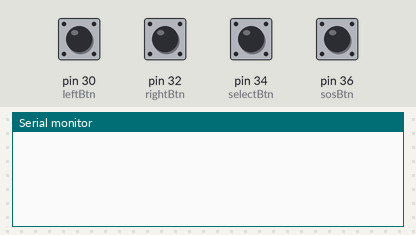
Bench run of a sketch on a simulated Arduino Mega 2560, built with avr-gcc and run on an emulated ATmega2560. Parts: the last lines printed to the serial monitor. The inputs (shaded band) are chosen by the test bench; at power-on: pin 30 (leftBtn), pin 32 (rightBtn), pin 34 (selectBtn), pin 36 (sosBtn) LOW.

Above: at 1.2 s.
1.3 s: pin 30 (leftBtn) pulled HIGH for 0.15 s
At 2.1 s:
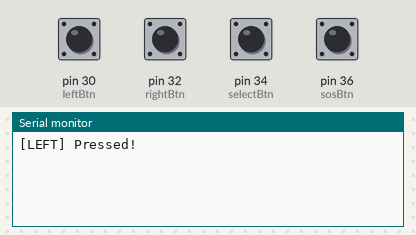
2.9 s: pin 32 (rightBtn) pulled HIGH for 0.15 s
At 3.3 s:
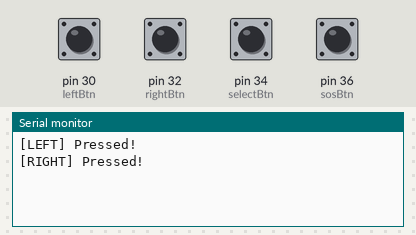
4.5 s: pin 34 (selectBtn) pulled HIGH for 0.15 s
At 5.7 s:
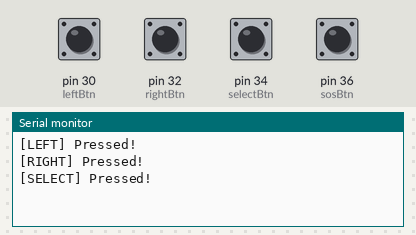
6.1 s: pin 36 (sosBtn) pulled HIGH for 0.15 s
At 7.0 s:
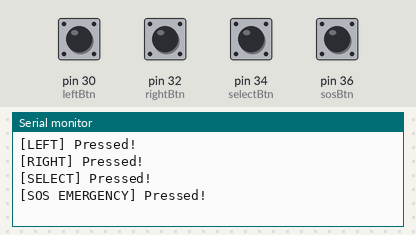

The sketch:

WATZ_ButtonPress.ino
```cpp
// Pin Setup for Buttons
const int leftBtn = 30;
const int rightBtn = 32;
const int selectBtn = 34;
const int sosBtn = 36;

// Button States
int LBtnState;
int RBtnState;
int SelBtnState;
int SosBtnState;

// Last Button States
int LastLBtnState = LOW;
int LastRBtnState = LOW;
int LastSelBtnState = LOW;
int LastSosBtnState = LOW;

// Last Button Debounce Times
int LastLBtnDT = 0;
int LastRBtnDT = 0;
int LastSelBtnDT = 0;
int LastSosBtnDT = 0;

int delayTime = 100;

void setup() {
  Serial.begin(9600);

  // Pin Input Setup for Button
  pinMode(leftBtn, INPUT);
  pinMode(rightBtn, INPUT);
}

void loop() {
  checkLeftBtnState();
  checkRightBtnState();
  checkSelectBtnState();
  checkSosBtnState();
}

void checkLeftBtnState() {
  int state = digitalRead(leftBtn);
  if (state != LastLBtnState) LastLBtnState = millis();
  if ((millis() - LastLBtnDT) > delayTime) {
    if (state != LBtnState) {
      LBtnState = state;
      if (LBtnState == HIGH) Serial.println("[LEFT] Pressed!");
    }
  }

  LastLBtnState = state;
}

void checkRightBtnState() {
  int state = digitalRead(rightBtn);
  if (state != LastRBtnState) LastRBtnState = millis();
  if ((millis() - LastRBtnDT) > delayTime) {
    if (state != RBtnState) {
      RBtnState = state;
      if (RBtnState == HIGH) Serial.println("[RIGHT] Pressed!");
    }
  }

  LastRBtnState = state;
}

void checkSelectBtnState() {
  int state = digitalRead(selectBtn);
  if (state != LastSelBtnState) LastSelBtnState = millis();
  if ((millis() - LastSelBtnDT) > delayTime) {
    if (state != SelBtnState) {
      SelBtnState = state;
      if (SelBtnState == HIGH) Serial.println("[SELECT] Pressed!");
    }
  }

  LastSelBtnState = state;
}

void checkSosBtnState() {
  int state = digitalRead(sosBtn);
  if (state != LastSosBtnState) LastSosBtnState = millis();
  if ((millis() - LastSosBtnDT) > delayTime) {
    if (state != SosBtnState) {
      SosBtnState = state;
      if (SosBtnState == HIGH) Serial.println("[SOS EMERGENCY] Pressed!");
    }
  }

  LastSelBtnState = state;
}
```

Measured:
- after the input at 1.3 s, the serial monitor: prints a new line at once (image 1)
- after the input at 2.9 s, the serial monitor: prints a new line at once (image 2)
- after the input at 4.5 s, the serial monitor: prints a new line at once (image 3)
- after the input at 6.1 s, the serial monitor: prints a new line at once (image 4)
